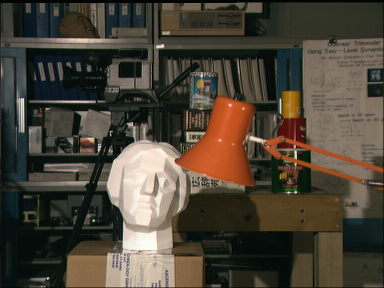
//> input picture Works/3D Scanning/Open CV stereo experiments/MAIN/IN/left.png, 384 x 288 px
$ ./optical_flow   (built with g++ and OpenCV 4)
//> lines starting //> are read from the running program, lines starting //| are printed output that depends on the picture
#define _CRT_SECURE_NO_WARNINGS
//OLD FILE//OLD FILE
//JUST EXAMPLE//OLD FILE//OLD FILE//OLD FILE//OLD FILE//OLD FILE
//JUST EXAMPLE
//JUST EXAMPLE
//JUST EXAMPLE
//JUST EXAMPLE//OLD FILE//OLD FILE
//JUST EXAMPLE//OLD //OLD FILE
//JUST EXAMPLE//OLD FILE
//JUST EXAMPLE//OLD FILE
//JUST EXAMPLE
//JUST EXAMPLE//OLD FILE
//JUST EXAMPLE
//JUST EXAMPLE//OLD FILE
//JUST EXAMPLE
//JUST EXAMPLE//OLD FILE
//JUST EXAMPLE////OLD FILE
//JUST EXAMPLE FILE//OLD FILE
//JUST //OLD FILE
//JUST EXAMPLE
//JUST EXAMPLE//OLD FILE
//JUST EXAMPLE//OLD //OLD FILE
//JUST EXAMPLE//OLD FILE
//JUST EXAMPLE
//JUST EXAMPLE//OLD FILE
//JUST EXAMPLE//OLD FILE
//JUST EXAMPLE//OLD FILE
//JUST EXAMPLE//OLD //OLD //OLD //OLD //OLD //OLD FILE
//JUST EXAMPLEOLD FILE
//JUST EXAMPLEOLD FILE
//JUST EXAMPLE
//JUST EXAMPLE
//JUST EXAMPLE//OLD FILE
//JUST EXAMPLE
//JUST EXAMPLE//OLD FILE
//JUST EXAMPLE
//JUST EXAMPLE
//JUST EXAMPLE//OLD FILE
//JUST EXAMPLE
//JUST EXAMPLE
#include <iostream>
#include <cstdio>
#include <vector>

#include <opencv2\core\mat.hpp>
#include <opencv2\core\core.hpp>
#include <opencv2\calib3d\calib3d.hpp>
#include <opencv2\highgui\highgui.hpp>
#include <opencv2\imgproc\imgproc.hpp>
#include <opencv2\opencv.hpp>

using namespace cv;
using namespace std;

//template <class T>
//class Point3D
//{
//	Point3_<T> data;
//};


void print_mat(const Mat & mat_other)
{
	Mat mat = mat_other.clone();
	cvtColor(mat, mat, CV_BGR2GRAY);
	imshow("mat", mat);
	waitKey();
}

void save_4d_to_file(const char * filename, const Mat & mat)
{
	FILE * file = fopen(filename, "w");
	for (int i = 0; i < mat.cols; i++)
	{
		float x = mat.at<float>(0, i);
		float y = mat.at<float>(1, i);
		float z = mat.at<float>(2, i);
		float w = mat.at<float>(3, i);

		fprintf(file, "v %.5f %.5f %.5f\n", x, y, z);
	}
	fclose(file);
}

/**
* Structure from motion from 2 cameras, using farneback optical flow as the 'features'
* No, this doesn't work on more than 2 cams, because that requires bundle adjustment, which
* I'm still searching if there's an OpenCV implementation of it
*/
Mat sfm(Mat& img1, Mat& img2, Mat& cam_matrix, Mat& dist_coeff) {
	Mat gray1, gray2;
	cvtColor(img1, gray1, CV_BGR2GRAY);
	cvtColor(img2, gray2, CV_BGR2GRAY);

	/*  Find the optical flow using farneback dense algorithm
	Note that you might need to tune the parameters, especially window size.
	Smaller window size param, means more ambiguity when calculating the flow.
	*/
	Mat flow_mat;
	//Считает оптический поток
	//http://docs.opencv.org/master/dc/d6b/group__video__track.html#ga5d10ebbd59fe09c5f650289ec0ece5af
	calcOpticalFlowFarneback(gray1, gray2, flow_mat, 0.5, 3, 12, 3, 5, 1.2, 0);

	vector<Point2f> left_points, right_points;
	for (int y = 0; y < img1.rows; y += 6) {
		for (int x = 0; x < img1.cols; x += 6) {
			/* Flow is basically the delta between left and right points */
			Point2f flow = flow_mat.at<Point2f>(y, x);

			/*  There's no need to calculate for every single point,
			if there's not much change, just ignore it
			*/
			if (fabs(flow.x) < 0.1 && fabs(flow.y) < 0.1)
				continue;

			left_points.push_back(Point2f(x, y));
			right_points.push_back(Point2f(x + flow.x, y + flow.y));
		}
	}

	/* Undistort the points based on intrinsic params and dist coeff */
	undistortPoints(left_points, left_points, cam_matrix, dist_coeff);
	undistortPoints(right_points, right_points, cam_matrix, dist_coeff);

	/* Try to find essential matrix from the points */
	Mat fundamental = findFundamentalMat(left_points, right_points, FM_RANSAC, 3.0, 0.99);
	Mat essential = cam_matrix.t() * fundamental * cam_matrix;

	/* Find the projection matrix between those two images */
	SVD svd(essential);
	static const Mat W = (Mat_<double>(3, 3) <<
		0, -1, 0,
		1, 0, 0,
		0, 0, 1);

	static const Mat W_inv = W.inv();

	Mat_<double> R1 = svd.u * W * svd.vt;
	Mat_<double> T1 = svd.u.col(2);

	Mat_<double> R2 = svd.u * W_inv * svd.vt;
	Mat_<double> T2 = -svd.u.col(2);

	static const Mat P1 = Mat::eye(3, 4, CV_64FC1);
	Mat P2 = (Mat_<double>(3, 4) <<
		R1(0, 0), R1(0, 1), R1(0, 2), T1(0),
		R1(1, 0), R1(1, 1), R1(1, 2), T1(1),
		R1(2, 0), R1(2, 1), R1(2, 2), T1(2));

	/*  Triangulate the points to find the 3D homogenous points in the world space
	Note that each column of the 'out' matrix corresponds to the 3d homogenous point
	*/
	Mat out;
	triangulatePoints(P1, P2, left_points, right_points, out);
	save_4d_to_file("out.obj", out);
	/* Since it's homogenous (x, y, z, w) coord, divide by w to get (x, y, z, 1) */

	//vector<Mat> splitted = {
	//	out.row(0) / out.row(3),
	//	out.row(1) / out.row(3),
	//	out.row(2) / out.row(3)
	//};

	//Creates one multichannel array out of several single-channel ones.
	//merge(splitted, out);


	return out;
}

int main(int argc, const char * argv[]) {
	Mat img1 = imread("left.png");
//> img1 is the input picture: 288 rows x 384 cols, CV_8UC3; mean B, G, R 55.4, 67.9, 75.3
	Mat img2 = imread("right.png");
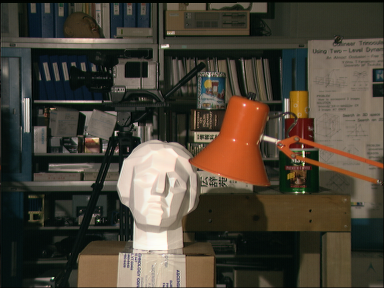
//> input picture Works/3D Scanning/Open CV stereo experiments/MAIN/IN/right.png, 384 x 288 px
//> img2 is the input picture: 288 rows x 384 cols, CV_8UC3; mean B, G, R 55.3, 67.6, 74.7

	Mat cam_matrix = (Mat_<double>(3, 3) <<
		6624.070862, 0, 1008.853968,
		0, 6624.995786, 1132.158299,
		0, 0, 1);

	Mat dist_coeff = (Mat_<double>(1, 5) << -0.159685, 0.037437, -0.000708, -0.000551, 0.000000);


	Mat out = sfm(img1, img2, cam_matrix, dist_coeff);
//> in sfm, `cvtColor(img1, gray1, CV_BGR2GRAY);`:
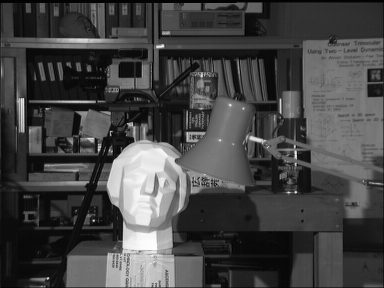
//> gray1: 288 rows x 384 cols, CV_8UC1; min 0, max 254, mean 68.7
//> in sfm, `cvtColor(img2, gray2, CV_BGR2GRAY);`:
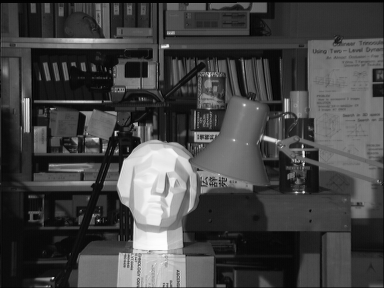
//> gray2: 288 rows x 384 cols, CV_8UC1; min 0, max 253, mean 68.3
//> after the loop in sfm, `for (int y = 0; y < img1.rows; y += 6)`: left_points = 2947 Points (x, y), first 12: [0, 0], [6, 0], [12, 0], [18, 0], [24, 0], [30, 0], [36, 0], [42, 0], [48, 0], [54, 0], [60, 0], [66, 0]; right_points = 2947 Points (x, y), first 12: [2.53, 0], [11, 0.02], [17.15, 0.02], [22.95, 0.02], [28.96, 0.06], [34.96, 0.07], [40.92, 0.01], [46.88, 0.01], [52.85, 0.06], [58.79, 0.05], [64.79, 0.02], [70.78, -0.03]
//> in sfm, `undistortPoints(left_points, left_points, cam_matrix, dist_coeff);`: left_points = 2947 Points (x, y), first 12: [-0.153, -0.172], [-0.153, -0.172], [-0.152, -0.172], [-0.151, -0.172], [-0.15, -0.172], [-0.149, -0.172], [-0.148, -0.172], [-0.147, -0.172], [-0.146, -0.172], [-0.145, -0.172], [-0.144, -0.172], [-0.143, -0.172]
//> in sfm, `undistortPoints(right_points, right_points, cam_matrix, dist_coeff);`: right_points = 2947 Points (x, y), first 12: [-0.153, -0.172], [-0.152, -0.172], [-0.151, -0.172], [-0.15, -0.172], [-0.149, -0.172], [-0.148, -0.172], [-0.147, -0.172], [-0.146, -0.172], [-0.145, -0.172], [-0.144, -0.172], [-0.144, -0.172], [-0.143, -0.172]
//> in sfm, `Mat fundamental = findFundamentalMat(left_points, right_points, FM_RAN..`: fundamental = [[8.31, 232.4, 34.86], [-207.1, 12.46, -33.01], [-28.6, 40.32, 1]]
//> in sfm, `Mat essential = cam_matrix.t() * fundamental * cam_matrix;`: essential = [[364645005, 1.02e+10, 1.8e+09], [-9.09e+09, 547068558.5, -1.29e+09], [-1.5e+09, 1.65e+09, 53349537.6]]
//> in sfm, `Mat_<double> R1 = svd.u * W * svd.vt;`: R1 = [[0.999, -0.0475, -0.00829], [0.0475, 0.999, 0.00704], [0.00794, -0.00743, 1]]
//> in sfm, `Mat_<double> T1 = svd.u.col(2);`: T1 = [-0.148, -0.167, 0.975]
//> in sfm, `Mat_<double> R2 = svd.u * W_inv * svd.vt;`: R2 = [[-0.955, 0.0969, -0.281], [0.00196, -0.943, -0.332], [-0.297, -0.317, 0.9]]
//> in sfm, `Mat_<double> T2 = -svd.u.col(2);`: T2 = [0.148, 0.167, -0.975]
//> in sfm, `Mat P2 = (Mat_<double>(3, 4) << R1(0, 0), R1(0, 1), R1(0, 2), T1(0), R..`: P2 = [[0.999, -0.0475, -0.00829, -0.148], [0.0475, 0.999, 0.00704, -0.167], [0.00794, -0.00743, 1, 0.975]]
//> the loop in save_4d_to_file, `for (int i = 0; i < mat.cols; i++)` made 2947 passes
//> (x, y, z, w) on passes 1 to 3: (0.148, 0.166, -0.964, -0.143), (0.145, 0.164, -0.952, 0.215), (0.141, 0.16, -0.933, 0.29)

	/*  This is a silly hack to shift the image to the origin coord (0, 0, 0)
	by applying K-mean cluster (in this case, 1 cluster), to get the cluster center ...
	*/
	Mat labels, center;
	kmeans(out.t(), 1, labels, TermCriteria(CV_TERMCRIT_ITER, 1000, 1e-5), 1, KMEANS_RANDOM_CENTERS, center);
//> labels = 2947 values from 0 to 0; center = [0.122, 0.148, -0.98, 0.0242]

	// [9 lines of commented-out code are left out]
	namedWindow("");
	moveWindow("", 0, 0);

	Mat appended(img1.rows, img1.cols + img2.cols, img1.type());
	img1.copyTo(Mat(appended, Rect(0, 0, img1.cols, img1.rows)));
	img2.copyTo(Mat(appended, Rect(img1.cols, 0, img2.cols, img2.rows)));
	resize(appended, appended, Size(), 0.3f, 0.3f);

	imshow("", appended);
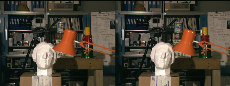
//> window '': 86 rows x 230 cols, CV_8UC3; mean B, G, R 55.6, 68, 75.3
	waitKey();


	imshow("", out);
	waitKey();
	// [6 lines of commented-out code are left out]

	return 0;
}
